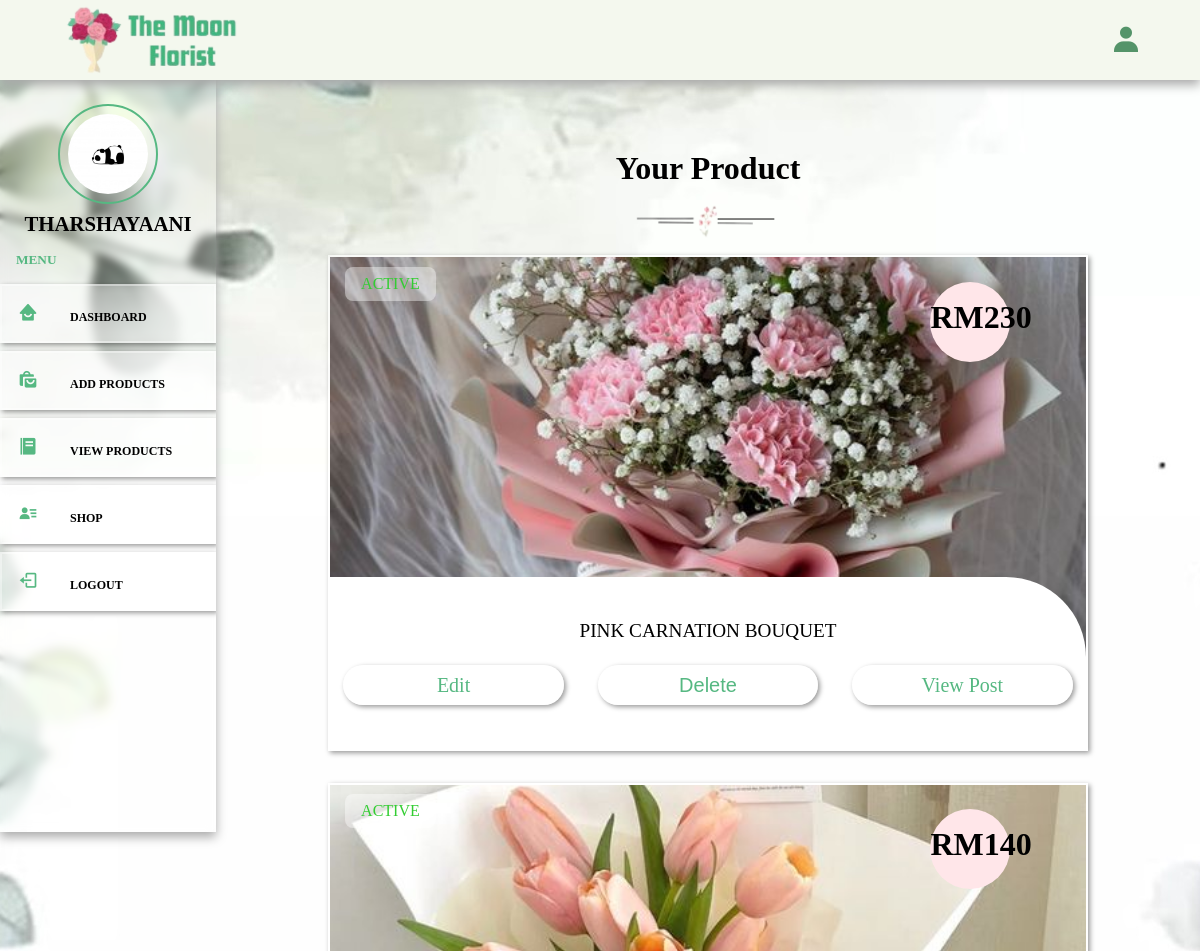
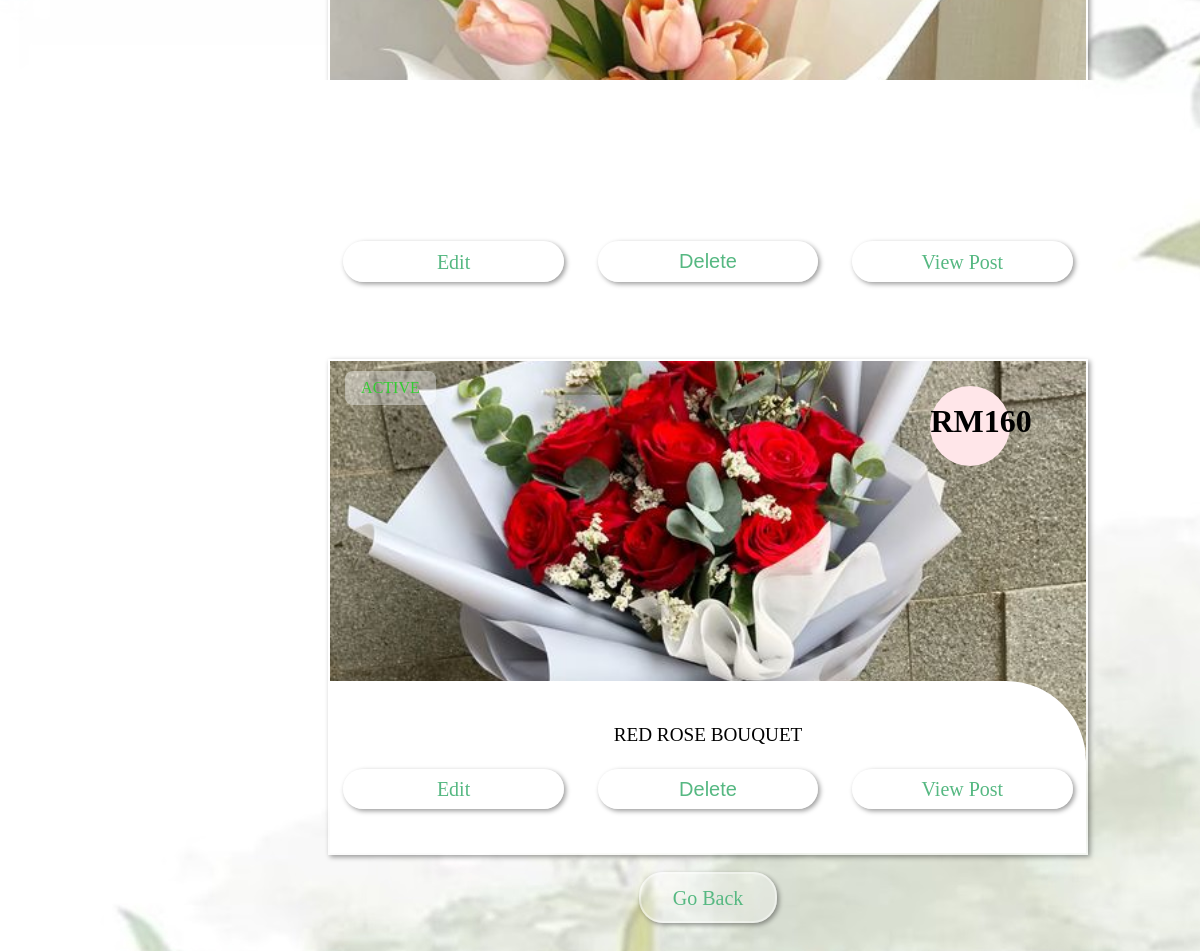
Screenshot of /active_posts.php (signed in) with the database file from the repository (2 pictures, top to bottom).
### tables this page shows
CREATE TABLE `sellers` (
  `id` int(20) NOT NULL,
  `name` varchar(50) NOT NULL,
  `email` varchar(150) NOT NULL,
  `password` varchar(50) NOT NULL,
  `image` varchar(100) NOT NULL
);

CREATE TABLE `products` (
  `id` varchar(255) NOT NULL,
  `seller_id` varchar(20) NOT NULL,
  `name` varchar(255) NOT NULL,
  `price` varchar(255) NOT NULL,
  `image` varchar(255) NOT NULL,
  `stock` int(100) NOT NULL,
  `product_detail` varchar(500) NOT NULL,
  `status` varchar(100) NOT NULL
);

### active_posts.php (the view, shortened to what this page needs)
<?php
	include '../components/connect.php';
	if(isset($_COOKIE['seller_id'])){
      	$seller_id = $_COOKIE['seller_id'];
	} else {
	    $seller_id = '';
	    header('location:login.php');
	}
?>
<!DOCTYPE html>
<html lang="en">
<head>
   <link href='https://unpkg.com/boxicons@2.1.2/css/boxicons.min.css' rel='stylesheet'>
</head>
<body>
	<div class="main-container">
		<?php include '../components/admin_header.php'; ?>
		<section class="show-post">
			<div class="heading">
				<h1>your product</h1>
				<img src="../image/break.png" width="100">
			</div>
			<div class="box-container">
				<?php
					$select_post = $conn->prepare("SELECT * FROM `products` WHERE seller_id = ? AND status = 'active'");
					$select_post->execute([$seller_id]);
					if ($select_post->rowCount() > 0) {
						while ($fetch_post = $select_post->fetch(PDO::FETCH_ASSOC)) {
				?>
				<form action="" method="post" class="box">
					<?php if($fetch_post['image'] != ''){ ?>
						<img src="../uploaded_files/<?= $fetch_post['image']; ?>" class="image">
					<?php } ?>
					<div class="status" style="color: limegreen;"><?=$fetch_post['status']; ?></div>
					<div class="price">RM<?=$fetch_post['price']; ?></div>
					<div class="content">
						<div class="title"><?=$fetch_post['name']; ?></div>
						<div class="flex-btn">
							<a href="edit_post.php?id=<?= $fetch_post['id']; ?>" class="btn">edit</a>
							<button type="submit" name="delete" class="btn" onclick="return confirm('delete this product');">delete</button>
							<a href="read_posts.php?post_id=<?= $fetch_post['id']; ?>" class="btn">view post</a>
						</div>
					</div>
				</form>
				<?php
						}
					} else {
						echo '
							<div class="empty">
								<p>no active product added yet! <br><a href="add_product.php" class="btn" style="margin-top: 1.5rem;">add product</a></p>
							</div>
						';
					}
				?>
			</div>
			<div style="text-align:center; padding-top:1rem;">
				<a href="dashboard.php" class="btn">go back</a>
			</div>
		</section>
	</div>
</body>
</html>

### admin_header.php (shortened to what this page needs)
<header>
	<div class="logo">
		<img src="../image/logo.png" width="200">
	</div>
	<div class="right">
		<div class="bx bxs-user" id="user-btn"></div>
	</div>
</header>
<div class="side-container">
	<div class="sidebar">
		<?php
			$select_profile = $conn->prepare("SELECT * FROM `sellers` WHERE id=?");
			$select_profile->execute([$seller_id]);
			if ($select_profile->rowCount() > 0) {
				$fetch_profile = $select_profile->fetch(PDO::FETCH_ASSOC);
		?>
		<div class="profile">
			<img src="../uploaded_files/<?= $fetch_profile['image']; ?>" class="logo-img" width="100">
			<p><?= $fetch_profile['name']; ?></p>
		</div>
		<?php } ?>
		<h5>menu</h5>
		<div class="navbar">
			<ul>
				<li><a href="dashboard.php"><i class="bx bxs-home-smile"></i>dashboard</a></li>
				<li><a href="add_product.php"><i class="bx bxs-shopping-bags"></i>add products</a></li>
				<li><a href="view_posts.php"><i class="bx bxs-food-menu"></i>view products</a></li>
				<li><a href="../shop.php"><i class="bx bxs-user-detail"></i>shop</a></li>
				<li><a href="../components/admin_logout.php" onclick="return confirm('logout from this website')"><i class="bx bx-log-out"></i>logout</a></li>
			</ul>
		</div>
	</div>
</div>

### rows the page displays
sellers: image (picture), name "THARSHAYAANI"
products: image (picture), status "ACTIVE", price "230", name "PINK CARNATION BOUQUET"
products: image (picture), status "ACTIVE", price "140"
products: image (picture), status "ACTIVE", price "160", name "RED ROSE BOUQUET"
